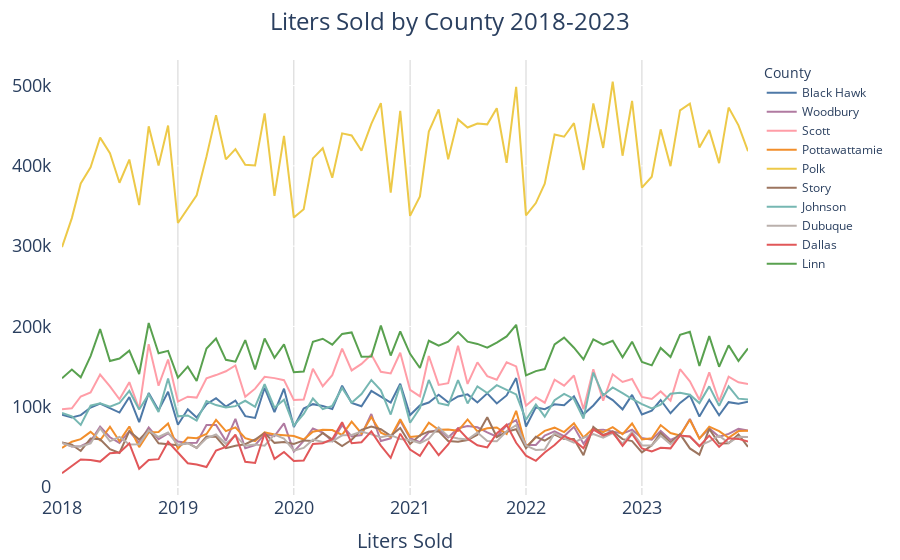

The notebook cell this image was saved under:
### Code cell
liters_county_month_df.sort_values(by=['month_year'], inplace=True)
fig = px.line(
    liters_county_month_df,
    x='month_year',
    y='liters_sold_county',
    orientation='h',  # Horizontal bar chart
    color='county',  # Assign colors based on 'county' field
    color_discrete_map=county_colors,  # Apply custom colors
    labels={'liters_sold': 'Liters Sold ', 'county': 'County ', 'month_year': 'Month, Year '},  # Custom labels
    height=600  # Adjust height to accommodate all counties
)

# Update layout
fig.update_layout(
    xaxis=dict(
        title='Liters Sold',
        tickfont=dict(size=18),
        title_font = dict(size = 20),
        showgrid = True,
        gridcolor = 'LightGrey'

    ), 
    yaxis=dict(
        title=None,
        tickfont=dict(size=18),
        ticksuffix = '  '#
    ),
    
    title=dict(
        text = "Liters Sold by County 2018-2023",
        x = .5,
        xanchor = 'center'
     ),

    showlegend=True, 
    plot_bgcolor='rgba(0,0,0,0)',  # Transparent background for the plot area
    margin=dict(l=40, r=40, t=60, b=40),  # Left, Right, Top, Bottom margins
    title_font_size = 24
)

fig.show()
